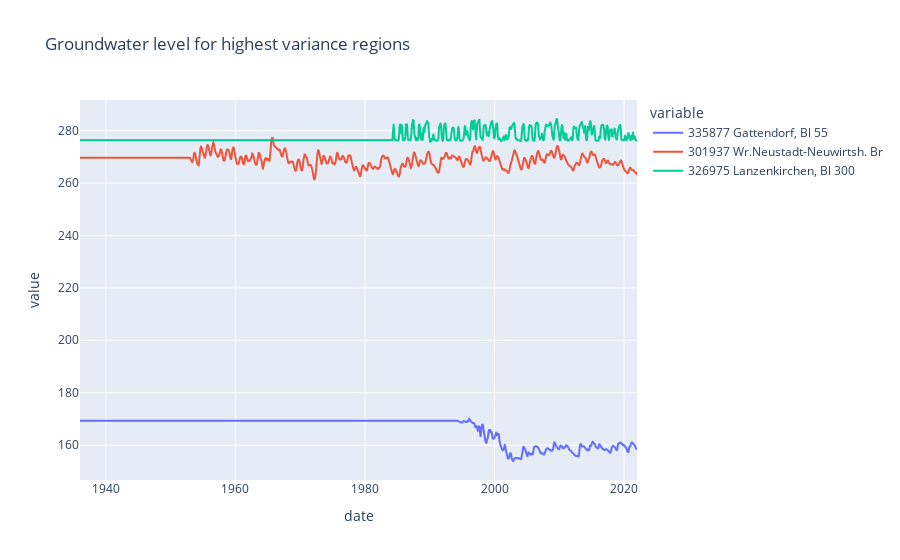

Write notebook code for a chart like this one.
### Code cell
fig = px.line(interpolated_df, x="date", y=top_variance_regions.index, title='Groundwater level for highest variance regions')
fig.show()

### Figure 1 — Plotly figure (JSON) as saved in the notebook; plotly's stock layout.template omitted (floating-point values rounded to 4 significant figures; data arrays with more than 128 entries replaced by an {"elided": "..."} marker saying what was removed)
{"data": [{"hovertemplate": "variable=335877 Gattendorf, Bl 55<br>date=%{x}<br>value=%{y}<extra></extra>", "legendgroup": "335877 Gattendorf, Bl 55", "line": {"color": "#636efa", "dash": "solid"}, "marker": {"symbol": "circle"}, "mode": "lines", "name": "335877 Gattendorf, Bl 55", "showlegend": true, "type": "scattergl", "x": {"elided": "1031 str values"}, "xaxis": "x", "y": {"elided": "1031 float values"}, "yaxis": "y"}, {"hovertemplate": "variable=301937 Wr.Neustadt-Neuwirtsh. Br<br>date=%{x}<br>value=%{y}<extra></extra>", "legendgroup": "301937 Wr.Neustadt-Neuwirtsh. Br", "line": {"color": "#EF553B", "dash": "solid"}, "marker": {"symbol": "circle"}, "mode": "lines", "name": "301937 Wr.Neustadt-Neuwirtsh. Br", "showlegend": true, "type": "scattergl", "x": {"elided": "1031 str values"}, "xaxis": "x", "y": {"elided": "1031 float values"}, "yaxis": "y"}, {"hovertemplate": "variable=326975 Lanzenkirchen, Bl 300<br>date=%{x}<br>value=%{y}<extra></extra>", "legendgroup": "326975 Lanzenkirchen, Bl 300", "line": {"color": "#00cc96", "dash": "solid"}, "marker": {"symbol": "circle"}, "mode": "lines", "name": "326975 Lanzenkirchen, Bl 300", "showlegend": true, "type": "scattergl", "x": {"elided": "1031 str values"}, "xaxis": "x", "y": {"elided": "1031 float values"}, "yaxis": "y"}], "layout": {"legend": {"title": {"text": "variable"}, "tracegroupgap": 0}, "title": {"text": "Groundwater level for highest variance regions"}, "xaxis": {"anchor": "y", "domain": [0, 1], "title": {"text": "date"}}, "yaxis": {"anchor": "x", "domain": [0, 1], "title": {"text": "value"}}}}
